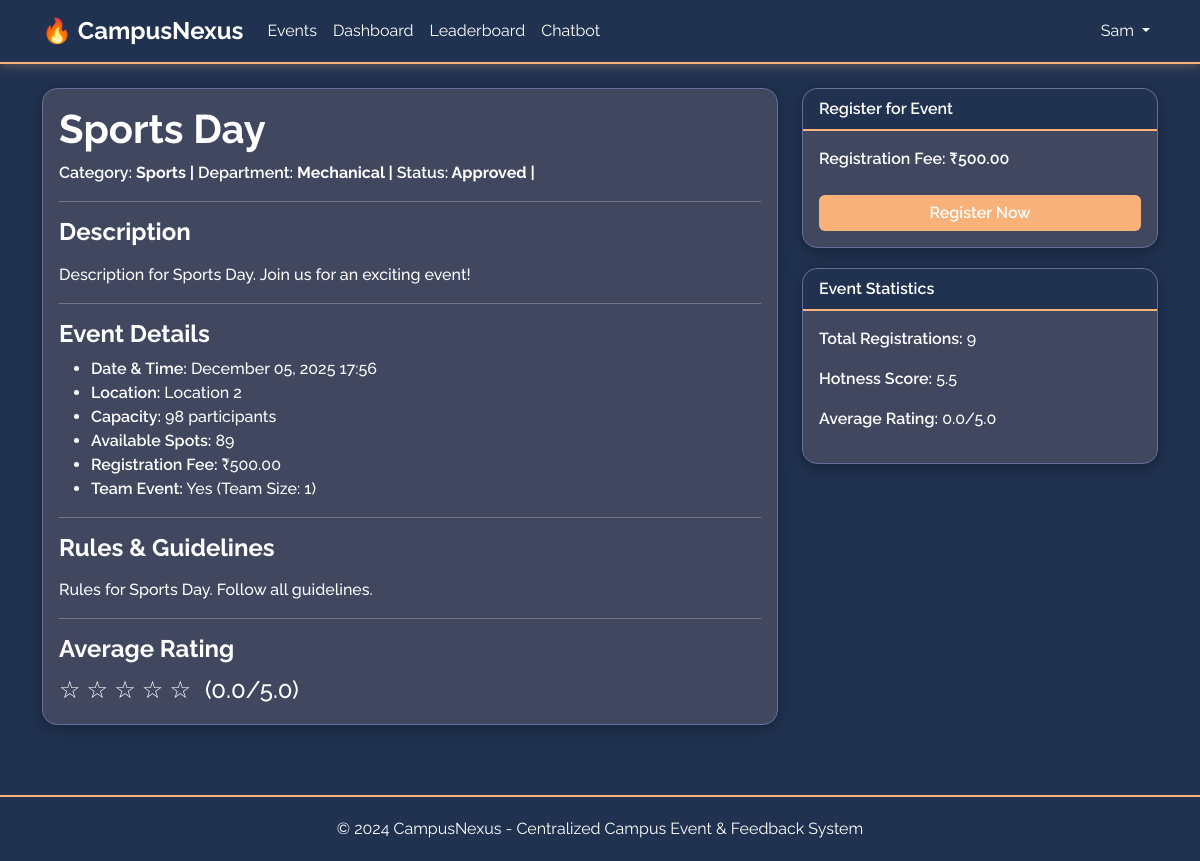
The app's page /events/2/ (signed in) with its own data.
### users/models.py (models this page shows, shortened)
class User(AbstractUser):
    ROLE_CHOICES = [
        ('student', 'Student'),
        ('admin', 'Admin'),
        ('organizer', 'Organizer'),
    ]
    role = models.CharField(max_length=20, choices=ROLE_CHOICES, default='student')
    email = models.EmailField(unique=True, validators=[EmailValidator(), validate_college_email])
    department = models.CharField(max_length=100, blank=True)
    student_id = models.CharField(max_length=50, unique=True, null=True, blank=True)
    phone_number = models.CharField(max_length=15, blank=True)
    profile_picture = models.ImageField(upload_to='profiles/', null=True, blank=True)
    created_at = models.DateTimeField(auto_now_add=True)
    updated_at = models.DateTimeField(auto_now=True)
    is_verified = models.BooleanField(default=False)
    class Meta:
        db_table = 'users'
        verbose_name = 'User'
        verbose_name_plural = 'Users'
    def is_student(self):
        return self.role == 'student'

### events/models.py (models this page shows, shortened)
class Event(models.Model):
    CATEGORY_CHOICES = [
        ('tech', 'Technology'),
        ('sports', 'Sports'),
        ('cultural', 'Cultural'),
        ('academic', 'Academic'),
        ('workshop', 'Workshop'),
        ('seminar', 'Seminar'),
        ('competition', 'Competition'),
        ('other', 'Other'),
    ]
    STATUS_CHOICES = [
        ('draft', 'Draft'),
        ('pending', 'Pending Approval'),
        ('approved', 'Approved'),
        ('cancelled', 'Cancelled'),
        ('completed', 'Completed'),
    ]
    title = models.CharField(max_length=200)
    description = models.TextField()
    department = models.CharField(max_length=100)
    category = models.CharField(max_length=50, choices=CATEGORY_CHOICES)
    rules = models.TextField(help_text="Event rules and guidelines")
    event_date = models.DateTimeField()
    location = models.CharField(max_length=200)
    capacity = models.IntegerField(validators=[MinValueValidator(1)])
    fee = models.DecimalField(max_digits=10, decimal_places=2, default=0.00)
    is_team_event = models.BooleanField(default=False)
    team_size = models.IntegerField(default=1, validators=[MinValueValidator(1)])
    banner = models.ImageField(upload_to='event_banners/', null=True, blank=True)
    qr_code = models.ImageField(upload_to='event_qr_codes/', null=True, blank=True)
    qr_code_data = models.TextField(blank=True, help_text="QR code data for payment")
    payment_qr_code = models.ForeignKey(PaymentQRCode, on_delete=models.SET_NULL, null=True, blank=True, related_name='events', help_text="Reusable payment QR code")
    created_by = models.ForeignKey(User, on_delete=models.CASCADE, related_name='created_events')
    status = models.CharField(max_length=20, choices=STATUS_CHOICES, default='draft')
    approved_by = models.ForeignKey(User, on_delete=models.SET_NULL, null=True, blank=True, related_name='approved_events')
    approved_at = models.DateTimeField(null=True, blank=True)
    hotness_score = models.FloatField(default=0.0)
    average_rating = models.FloatField(default=0.0)
    total_registrations = models.IntegerField(default=0)
    created_at = models.DateTimeField(auto_now_add=True)
    updated_at = models.DateTimeField(auto_now=True)
    class Meta:
        db_table = 'events'
        ordering = ['-event_date', '-created_at']
        indexes = [
            models.Index(fields=['event_date', 'status']),
            models.Index(fields=['category', 'department']),
            models.Index(fields=['-hotness_score']),
        ]
    def get_qr_code_image(self):
        if self.payment_qr_code and self.payment_qr_code.qr_code_image:
            return self.payment_qr_code.qr_code_image
        return self.qr_code
    def is_registration_open(self):
        return self.status == 'approved' and self.event_date > timezone.now() and self.total_registrations < self.capacity
    def get_available_spots(self):
        return max(0, self.capacity - self.total_registrations)

### events/views.py (the view, shortened to what this page needs)
# urls.py: path('<int:event_id>/', views.event_detail, name='event_detail'),
@login_required
def event_detail(request, event_id):
    event = get_object_or_404(Event, id=event_id)
    can_view = (
        event.status == 'approved' or
        request.user.is_admin() or
        (request.user.is_organizer() and event.created_by == request.user)
    )
    if not can_view:
        messages.error(request, 'This event is not available or pending approval.')
        return redirect('events:event_list')
    is_registered = False
    registration = None
    if request.user.is_student():
        try:
            registration = Registration.objects.get(event=event, user=request.user)
            is_registered = True
        except Registration.DoesNotExist:
            pass
    recommendations = EventRecommendation.objects.filter(
        user=request.user,
        event__status='approved'
    ).select_related('event').order_by('-score')[:5] if request.user.is_student() else []
    if event.is_team_event:
        if request.user.is_authenticated and request.user.is_student():
            team_members = User.objects.filter(role='student').exclude(id=request.user.id)
        else:
            team_members = User.objects.filter(role='student')
    else:
        team_members = []
    context = {
        'event': event,
        'is_registered': is_registered,
        'registration': registration,
        'recommendations': [rec.event for rec in recommendations],
        'available_spots': event.get_available_spots(),
        'now': timezone.now(),
        'team_members': team_members,
    }
    return render(request, 'events/event_detail.html', context)

### templates/events/event_detail.html (shortened to what this page needs)
{% extends 'base.html' %}
{% block content %}
<div class="row">
    <div class="col-md-8">
        <div class="card">
            <div class="card-body">
                <h1>{{ event.title }}</h1>
                <p style="color: #000; font-weight: bold;">
                    <strong>Category:</strong> {{ event.get_category_display }} |
                    <strong>Department:</strong> {{ event.department }} |
                    <strong>Status:</strong> {{ event.get_status_display }} |
                </p>
                <hr>
                <h4>Description</h4>
                <p>{{ event.description|linebreaks }}</p>
                <hr>
                <h4>Event Details</h4>
                <ul>
                    <li><strong>Date & Time:</strong> {{ event.event_date|date:"F d, Y H:i" }}</li>
                    <li><strong>Location:</strong> {{ event.location }}</li>
                    <li><strong>Capacity:</strong> {{ event.capacity }} participants</li>
                    <li><strong>Available Spots:</strong> {{ available_spots }}</li>
                    <li><strong>Registration Fee:</strong> ₹{{ event.fee }}</li>
                    <li><strong>Team Event:</strong> {% if event.is_team_event %}Yes (Team Size: {{ event.team_size }}){% else %}No{% endif %}</li>
                </ul>
                <hr>
                <h4>Rules & Guidelines</h4>
                <p>{{ event.rules|linebreaks }}</p>
                <hr>
                <h4>Average Rating</h4>
                <div class="star-rating">
                    {% for i in "12345"|make_list %}
                        {% if forloop.counter <= event.average_rating|floatformat:0|add:"0" %}
                            ★
                        {% else %}
                            ☆
                        {% endif %}
                    {% endfor %}
                    <span class="ms-2">({{ event.average_rating|floatformat:1 }}/5.0)</span>
                </div>
            </div>
        </div>
    </div>
    <div class="col-md-4">
        {% if user.is_authenticated %}
            {% if user.is_student %}
                {% if is_registered %}
                <div class="card">
                    <div class="card-header">Registration Status</div>
                    <div class="card-body">
                        <p>✅ You are registered for this event!</p>
                        {% if not registration.is_verified %}
                        <p class="text-warning">⏳ Payment verification pending</p>
                        {% else %}
                        <p class="text-success">✅ Payment verified</p>
                        {% endif %}
                        {% if event.event_date <= now %}
                        <a href="{% url 'feedback:feedback_create' event.id %}" class="btn btn-primary w-100">Submit Feedback</a>
                        {% endif %}
                    </div>
                </div>
                {% else %}
                <div class="card">
                    <div class="card-header">Register for Event</div>
                    <div class="card-body">
                        {% if event.status != 'approved' %}
                        <p class="text-warning" style="color: #000; font-weight: bold;">⚠️ This event is not yet approved. Registration will open after approval.</p>
                        {% elif event.is_registration_open %}
                        <div id="register-button-section">
                            <div class="mb-3">
                                <label class="form-label"><strong>Registration Fee: ₹{{ event.fee }}</strong></label>
                            </div>
                            <button type="button" class="btn btn-primary w-100" id="register-now-btn" onclick="showRegistrationForm()">Register Now</button>
                        </div>
                        {% else %}
                        <p class="text-danger" style="color: #000; font-weight: bold;">Registration is closed</p>
                        {% endif %}
                    </div>
                </div>
                {% endif %}
            {% endif %}
        {% endif %}
        <div class="card mt-3">
            <div class="card-header">Event Statistics</div>
            <div class="card-body">
                <p><strong>Total Registrations:</strong> {{ event.total_registrations }}</p>
                <p><strong>Hotness Score:</strong> {{ event.hotness_score|floatformat:1 }}</p>
                <p><strong>Average Rating:</strong> {{ event.average_rating|floatformat:1 }}/5.0</p>
            </div>
        </div>
    </div>
</div>
{% endblock %}

### templates/base.html (shortened to what this page needs)
<!DOCTYPE html>
<html lang="en">
<head>
    <link href="https://cdn.jsdelivr.net/npm/bootstrap@5.3.0/dist/css/bootstrap.min.css" rel="stylesheet">
    <link href="https://cdn.jsdelivr.net/npm/fullcalendar@5.11.5/main.min.css" rel="stylesheet">
</head>
<body>
    <nav class="navbar navbar-expand-lg navbar-dark">
        <div class="container">
            <a class="navbar-brand" href="{% url 'users:home' %}">🔥 CampusNexus</a>
            <div class="collapse navbar-collapse" id="navbarNav">
                <ul class="navbar-nav me-auto">
                    <li class="nav-item">
                        <a class="nav-link" href="{% url 'events:event_list' %}">Events</a>
                    </li>
                    {% if user.is_authenticated %}
                        {% if user.is_student %}
                            <li class="nav-item">
                                <a class="nav-link" href="{% url 'dashboard:student_dashboard' %}">Dashboard</a>
                            </li>
                            <li class="nav-item">
                                <a class="nav-link" href="{% url 'dashboard:leaderboard' %}">Leaderboard</a>
                            </li>
                        {% endif %}
                        <li class="nav-item">
                            <a class="nav-link" href="{% url 'chatbot:chatbot' %}">Chatbot</a>
                        </li>
                    {% endif %}
                </ul>
                <ul class="navbar-nav">
                    {% if user.is_authenticated %}
                        <li class="nav-item dropdown">
                            <a class="nav-link dropdown-toggle" href="#" id="navbarDropdown" role="button" data-bs-toggle="dropdown">
                                {{ user.username }}
                            </a>
                        </li>
                    {% endif %}
                </ul>
            </div>
        </div>
    </nav>
    <main class="container my-4">
        {% block content %}{% endblock %}
    </main>
    <footer class="footer">
        <div class="container text-center">
            <p class="mb-0">&copy; 2024 CampusNexus - Centralized Campus Event & Feedback System</p>
        </div>
    </footer>
</body>
</html>

### templates/base.html (style rules this page uses)
:root { --white: #ffffff; --light-blue-grey: #676F9D; --medium-blue-grey: #424760; --dark-blue-grey: #203250; --orange: #f9b17a; --text-black: #212529; }
body { background: var(--dark-blue-grey); color: var(--white); font-family: 'Raleway', 'Segoe UI', Tahoma, Geneva, Verdana, sans-serif; min-height: 100vh; }
.navbar { background: var(--dark-blue-grey); border-bottom: 2px solid var(--orange); box-shadow: 0 2px 10px rgba(249, 177, 122, 0.3); }
.navbar-brand { color: #ffffff !important; font-weight: bold; font-size: 1.5rem; }
.navbar-nav .nav-link { color: #ffffff !important; transition: color 0.3s; }
.card { background: var(--medium-blue-grey); border: 1px solid var(--light-blue-grey); border-radius: 15px; box-shadow: 0 4px 15px rgba(0, 0, 0, 0.3); color: var(--white); margin-bottom: 20px; }
.card-body { color: var(--white) !important; }
.card-body p, .card-body li, .card-body span, .card-body div { color: var(--white) !important; font-weight: 500; }
.card-body strong { color: var(--white) !important; font-weight: 600; }
.card-header { background: var(--dark-blue-grey); color: var(--white); border-bottom: 2px solid var(--orange); border-radius: 15px 15px 0 0 !important; font-weight: 600; }
.btn-primary { background: var(--orange); border: none; color: var(--white); transition: transform 0.2s, box-shadow 0.2s; font-weight: 600; }
.form-label { color: var(--white) !important; font-weight: 600 !important; }
.star-rating { color: var(--orange); font-size: 1.5rem; }
.footer { background: var(--dark-blue-grey); border-top: 2px solid var(--orange); padding: 20px 0; margin-top: 50px; }
.card { color: var(--white); }
.card p, .card li, .card span, .card div, .card h1, .card h2, .card h3, .card h4, .card h5, .card h6 { color: var(--white) !important; }
main.container { color: #ffffff; }
main.container h1, main.container h2, main.container h3, main.container h4, main.container h5, main.container h6 { color: #ffffff !important; font-weight: bold; }
main.container p, main.container li, main.container span { color: #ffffff; }
main p, main li, main span, main div:not(.card):not(.alert) { color: #ffffff; }
a { color: var(--orange) !important; font-weight: 500; }

### records on screen
User: username "Sam"
Event: title "Sports Day", category "Sports", department "Mechanical", status "Approved", description "Description for Sports Day. Join us for an exciting event!", event_date "December 05, 2025 17:56", location "Location 2", capacity "98", fee "500.00", team_size "1", rules "Rules for Sports Day. Follow all guidelines.", average_rating "0.0", total_registrations "9", hotness_score "5.5"

### other values on screen
{{ available_spots }} "89"
